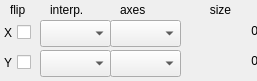
      <widget class="QFrame" name="frame2D">
       <property name="sizePolicy">
        <sizepolicy hsizetype="Preferred" vsizetype="Preferred">
         <horstretch>0</horstretch>
         <verstretch>0</verstretch>
        </sizepolicy>
       </property>
       <property name="minimumSize">
        <size>
         <width>257</width>
         <height>81</height>
        </size>
       </property>
       <property name="maximumSize">
        <size>
         <width>257</width>
         <height>81</height>
        </size>
       </property>
       <property name="frameShape">
        <enum>QFrame::NoFrame</enum>
       </property>
       <property name="frameShadow">
        <enum>QFrame::Plain</enum>
       </property>
       <widget class="QCheckBox" name="yflip">
        <property name="geometry">
         <rect>
          <x>0</x>
          <y>50</y>
          <width>31</width>
          <height>25</height>
         </rect>
        </property>
        <property name="layoutDirection">
         <enum>Qt::RightToLeft</enum>
        </property>
        <property name="text">
         <string>Y</string>
        </property>
        <property name="tristate">
         <bool>false</bool>
        </property>
       </widget>
       <widget class="QComboBox" name="yinterp">
        <property name="geometry">
         <rect>
          <x>40</x>
          <y>50</y>
          <width>71</width>
          <height>27</height>
         </rect>
        </property>
       </widget>
       <widget class="QLabel" name="label_9">
        <property name="geometry">
         <rect>
          <x>50</x>
          <y>0</y>
          <width>51</width>
          <height>20</height>
         </rect>
        </property>
        <property name="text">
         <string>interp.</string>
        </property>
       </widget>
       <widget class="QLabel" name="label_8">
        <property name="geometry">
         <rect>
          <x>10</x>
          <y>0</y>
          <width>31</width>
          <height>19</height>
         </rect>
        </property>
        <property name="text">
         <string>flip</string>
        </property>
       </widget>
       <widget class="QLabel" name="label_10">
        <property name="geometry">
         <rect>
          <x>120</x>
          <y>0</y>
          <width>41</width>
          <height>19</height>
         </rect>
        </property>
        <property name="sizePolicy">
         <sizepolicy hsizetype="Preferred" vsizetype="Preferred">
          <horstretch>0</horstretch>
          <verstretch>1</verstretch>
         </sizepolicy>
        </property>
        <property name="text">
         <string>axes</string>
        </property>
       </widget>
       <widget class="QCheckBox" name="xflip">
        <property name="geometry">
         <rect>
          <x>0</x>
          <y>20</y>
          <width>31</width>
          <height>25</height>
         </rect>
        </property>
        <property name="layoutDirection">
         <enum>Qt::RightToLeft</enum>
        </property>
        <property name="text">
         <string>X</string>
        </property>
        <property name="tristate">
         <bool>false</bool>
        </property>
       </widget>
       <widget class="QComboBox" name="x_axe">
        <property name="geometry">
         <rect>
          <x>110</x>
          <y>20</y>
          <width>71</width>
          <height>27</height>
         </rect>
        </property>
       </widget>
       <widget class="QComboBox" name="y_axe">
        <property name="geometry">
         <rect>
          <x>110</x>
          <y>50</y>
          <width>71</width>
          <height>27</height>
         </rect>
        </property>
       </widget>
       <widget class="QComboBox" name="xinterp">
        <property name="geometry">
         <rect>
          <x>40</x>
          <y>20</y>
          <width>71</width>
          <height>27</height>
         </rect>
        </property>
       </widget>
       <widget class="QLabel" name="label_2">
        <property name="geometry">
         <rect>
          <x>200</x>
          <y>0</y>
          <width>41</width>
          <height>20</height>
         </rect>
        </property>
        <property name="text">
         <string>size</string>
        </property>
        <property name="alignment">
         <set>Qt::AlignCenter</set>
        </property>
       </widget>
       <widget class="QLabel" name="xsize">
        <property name="geometry">
         <rect>
          <x>180</x>
          <y>20</y>
          <width>78</width>
          <height>21</height>
         </rect>
        </property>
        <property name="sizePolicy">
         <sizepolicy hsizetype="Preferred" vsizetype="Preferred">
          <horstretch>0</horstretch>
          <verstretch>0</verstretch>
         </sizepolicy>
        </property>
        <property name="layoutDirection">
         <enum>Qt::LeftToRight</enum>
        </property>
        <property name="frameShape">
         <enum>QFrame::NoFrame</enum>
        </property>
        <property name="text">
         <string>0</string>
        </property>
        <property name="alignment">
         <set>Qt::AlignRight|Qt::AlignTrailing|Qt::AlignVCenter</set>
        </property>
       </widget>
       <widget class="QLabel" name="ysize">
        <property name="geometry">
         <rect>
          <x>180</x>
          <y>50</y>
          <width>78</width>
          <height>21</height>
         </rect>
        </property>
        <property name="frameShape">
         <enum>QFrame::NoFrame</enum>
        </property>
        <property name="text">
         <string>0</string>
        </property>
        <property name="alignment">
         <set>Qt::AlignRight|Qt::AlignTrailing|Qt::AlignVCenter</set>
        </property>
       </widget>
      </widget>
